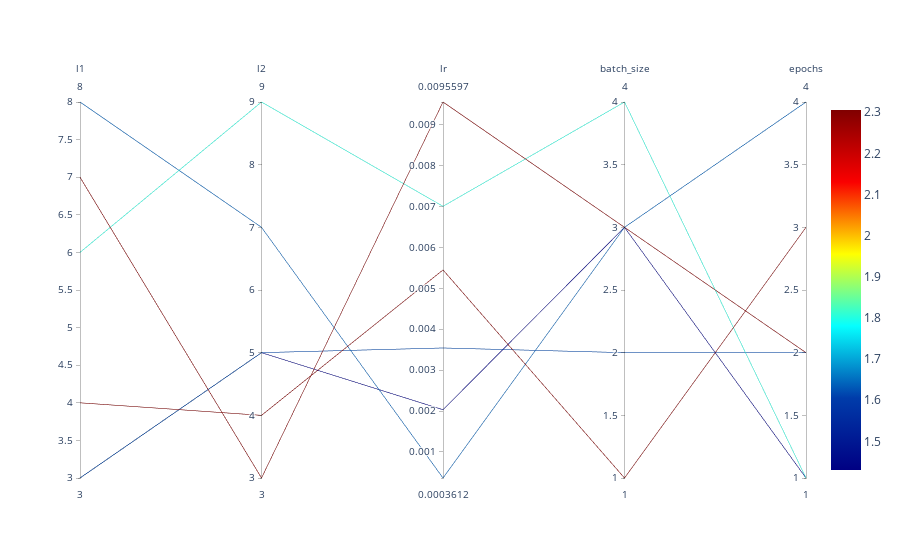

The cell this chart's notebook holds for it:
### Markdown cell above
## Parallel Coordinates Plot

### Code cell
spot_torch.parallel_plot()

### Figure 1 — Plotly figure (JSON) as saved in the notebook; plotly's stock layout.template omitted (floating-point values rounded to 4 significant figures)
{"data": [{"dimensions": [{"label": "l1", "range": [3, 8], "values": [7, 4, 8, 3, 6, 3]}, {"label": "l2", "range": [3, 9], "values": [3, 4, 7, 5, 9, 5]}, {"label": "lr", "range": [0.0003612, 0.00956], "values": [0.00956, 0.005451, 0.0003612, 0.003543, 0.007007, 0.002032]}, {"label": "batch_size", "range": [1, 4], "values": [3, 1, 3, 2, 4, 3]}, {"label": "epochs", "range": [1, 4], "values": [2, 3, 4, 2, 1, 1]}], "line": {"cmax": 2.305, "cmin": 1.43, "color": [2.305, 2.305, 1.637, 1.617, 1.801, 1.43], "colorscale": [[0, "rgb(0,0,131)"], [0.2, "rgb(0,60,170)"], [0.4, "rgb(5,255,255)"], [0.6, "rgb(255,255,0)"], [0.8, "rgb(250,0,0)"], [1, "rgb(128,0,0)"]], "showscale": true}, "type": "parcoords"}], "layout": {}}
